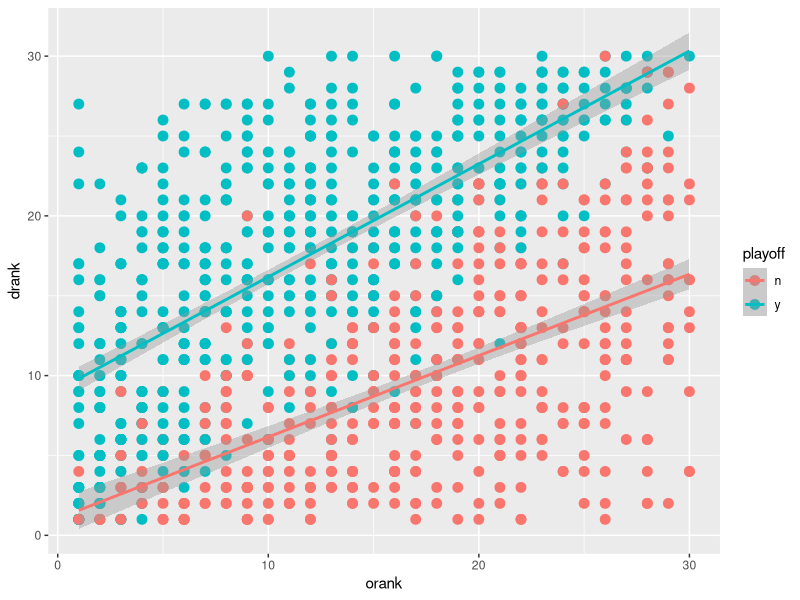

Here is the R script that generated this plot:
# Find probability of making the playoffs by point differential

# libraries
library(dplyr)
library(ggplot2)
library(stringr)

# read in standings doc
setwd("C:/Users/fishe/Documents/nba_2017")
x <- read.csv("data/nba_standings_1977_2016.csv", stringsAsFactors = F)


x2 <- x %>% group_by(ssn) %>% 
  mutate(orank = min_rank(desc(tm_pts)), drank = min_rank(desc(op_pts))) %>% 
  select(team, ssn, conf_rank, playoff, orank, drank)

  ggplot(x2, aes(x = orank, y = drank, color = playoff)) + 
    geom_point(size = 3) + 
    geom_smooth(method = "lm")

# z-score: pnorm([number], pop_mean, pop_sd)
# http://stats.seandolinar.com/calculating-z-scores-with-r/

yes <- x %>% filter(playoff == 'y')
no <- x %>% filter(playoff == 'n')

# Calculate population sd and population mean for each conference rank
pop_sd_y <- sd(yes$pt_diff)*sqrt((length(yes$pt_diff)-1)/(length(yes$pt_diff)))
pop_mean_y <- mean(yes$pt_diff)

# Create list of point diffs from -15.0:0
pt_seq <- seq(-15, 15, by = 0.1)
pt_seq <- as.data.frame(pt_seq)

# Create data frame for each playoff status
df_y <- cbind(rep("y", nrow(pt_seq)), pt_seq, rep(pop_mean_y, nrow(pt_seq)), rep(pop_sd_y, nrow(pt_seq)))
colnames(df_y) <- c("playoff", "pt_seq", "pop_mean", "pop_sd")

# Combine playoff status and add probabilities
df_y <- df_y %>% mutate(zscore = (pt_seq - pop_mean / pop_sd))
df_y$prob <- pnorm(df_y$pt_seq, df_y$pop_mean, df_y$pop_sd)

# df_y <- df_y %>% mutate(prob_pct = str_c(round(prob*100, 1), "%"))

# Write the probabilities as a csv
write.csv(df_y, "probability_playoff.csv", row.names = F)
